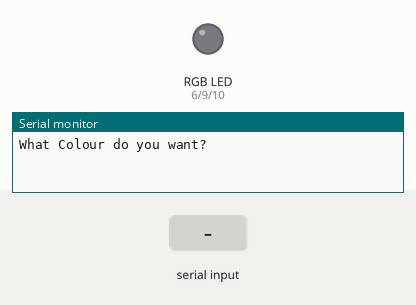
Recording of a sketch running on a simulated Arduino Uno, built with avr-gcc and run on an emulated ATmega328P. On the bench: an RGB LED mixed from three pins (HIGH = lit), the last lines printed to the serial monitor. The inputs (shaded band) are chosen by the test bench.

Above: at 1.2 s.
1.3 s: "red" received over Serial
At 2.6 s:
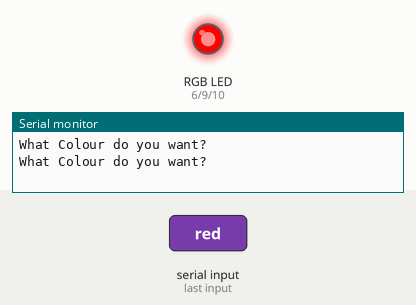
3.8 s: "green" received over Serial
At 5.7 s:
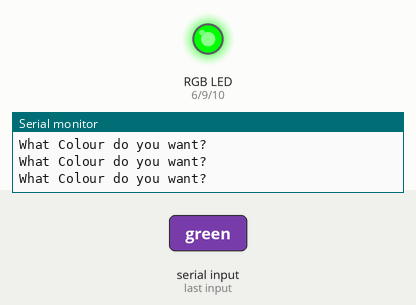
6.3 s: "blue" received over Serial
At 7.6 s:
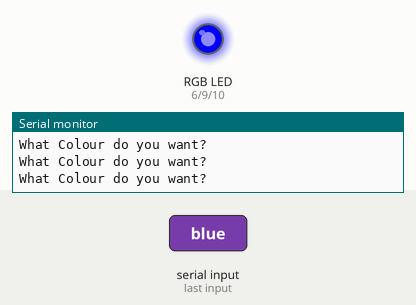
8.8 s: "aqua" received over Serial
At 10.7 s:
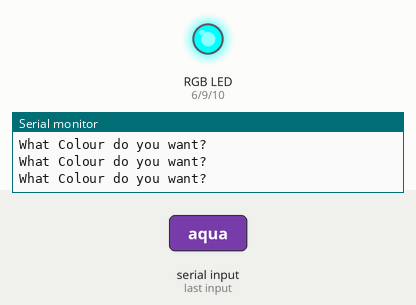
11.3 s: "magenta" received over Serial
At 12.7 s:
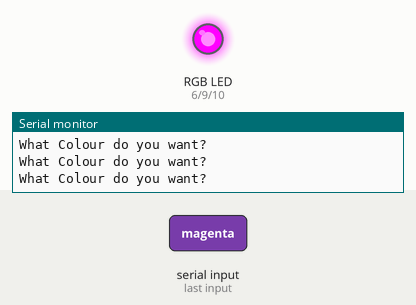
13.8 s: "yellow" received over Serial
At 15.8 s:
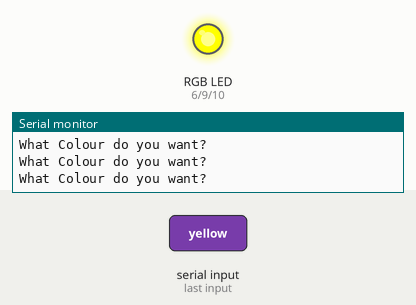
Timing chart, 0 to 17.3 s (numbered marks = the images above; inputs shaded):
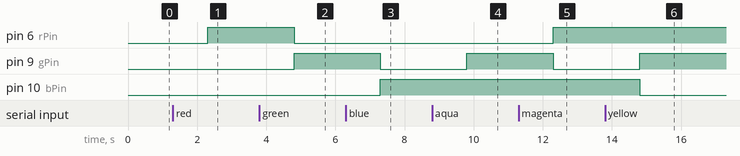

Measured:
- after the input at 1.3 s, pin 6 (rPin): LOW → HIGH after 1.0 s
- after the input at 3.8 s, pin 6 (rPin): HIGH → LOW after 1.0 s; pin 9 (gPin): LOW → HIGH after 1.0 s
- after the input at 6.3 s, pin 9 (gPin): HIGH → LOW after 1.0 s; pin 10 (bPin): LOW → HIGH after 1.0 s
- after the input at 8.8 s, pin 9 (gPin): LOW → HIGH after 1.0 s
- after the input at 11.3 s, pin 6 (rPin): LOW → HIGH after 1.0 s; pin 9 (gPin): HIGH → LOW after 1.0 s
- after the input at 13.8 s, pin 9 (gPin): LOW → HIGH after 1.0 s; pin 10 (bPin): HIGH → LOW after 1.0 s

The sketch:

rgb_led.ino
```cpp
int rPin = 6;
int gPin = 9;
int bPin = 10;
String myColor;
String msg = "What Colour do you want?";

void setup() {
  // put your setup code here, to run once:
  Serial.begin(9600);
  pinMode(rPin, OUTPUT);
  pinMode(gPin, OUTPUT);
  pinMode(bPin, OUTPUT);


}

void loop() {
  // put your main code here, to run repeatedly:
  Serial.println(msg);
  while(Serial.available() == 0){

  }
  myColor = Serial.readString();


  if (myColor == "red"){
    digitalWrite(rPin, HIGH);
    digitalWrite(gPin, LOW);
    digitalWrite(bPin, LOW);
  }
  if (myColor == "green"){
    digitalWrite(rPin, LOW);
    digitalWrite(gPin, HIGH);
    digitalWrite(bPin, LOW);
  }
  if (myColor == "blue"){
    digitalWrite(rPin, LOW);
    digitalWrite(gPin, LOW);
    digitalWrite(bPin, HIGH);
  }
  if (myColor == "off"){
    digitalWrite(rPin, LOW);
    digitalWrite(gPin, LOW);
    digitalWrite(bPin, LOW);
  }
 if (myColor == "aqua"){
    digitalWrite(rPin, LOW);
    analogWrite(gPin, 255);
    analogWrite(bPin, 255);
  }
  if (myColor == "magenta"){
    analogWrite(rPin, 255);
    analogWrite(gPin, 0);
    analogWrite(bPin, 255);
  }
  if (myColor == "yellow"){
    analogWrite(rPin, 255);
    analogWrite(gPin, 255);
    analogWrite(bPin, 0);
  }
  if (myColor == "orange"){
    analogWrite(rPin, 255);
    analogWrite(gPin, 165);
    analogWrite(bPin, 0);
  }
  if (myColor == "olive"){
    analogWrite(rPin, 128);
    analogWrite(gPin, 128);
    analogWrite(bPin, 0);
  }
  if (myColor == "orchid"){
    analogWrite(rPin, 218);
    analogWrite(gPin, 112);
    analogWrite(bPin, 147);
  }
}
```
